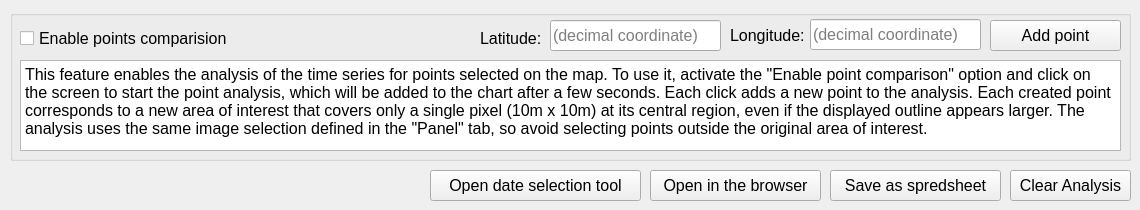
   <widget class="QWidget" name="tab_12">
    <attribute name="title">
     <string>Points Analysis</string>
    </attribute>
    <widget class="QGroupBox" name="groupBox_13">
     <property name="geometry">
      <rect>
       <x>10</x>
       <y>10</y>
       <width>1121</width>
       <height>151</height>
      </rect>
     </property>
     <property name="font">
      <font>
       <pointsize>12</pointsize>
      </font>
     </property>
     <property name="title">
      <string/>
     </property>
     <widget class="QCheckBox" name="checkBox_captureCoordinates">
      <property name="geometry">
       <rect>
        <x>10</x>
        <y>20</y>
        <width>241</width>
        <height>17</height>
       </rect>
      </property>
      <property name="font">
       <font>
        <pointsize>12</pointsize>
       </font>
      </property>
      <property name="text">
       <string>Enable points comparision</string>
      </property>
     </widget>
     <widget class="QTextBrowser" name="textBrowser_valid_pixels_3">
      <property name="geometry">
       <rect>
        <x>10</x>
        <y>50</y>
        <width>1101</width>
        <height>91</height>
       </rect>
      </property>
      <property name="font">
       <font>
        <pointsize>12</pointsize>
       </font>
      </property>
      <property name="html">
       <string>&lt;!DOCTYPE HTML PUBLIC &quot;-//W3C//DTD HTML 4.0//EN&quot; &quot;http://www.w3.org/TR/REC-html40/strict.dtd&quot;&gt;
&lt;html&gt;&lt;head&gt;&lt;meta name=&quot;qrichtext&quot; content=&quot;1&quot; /&gt;&lt;meta charset=&quot;utf-8&quot; /&gt;&lt;style type=&quot;text/css&quot;&gt;
p, li { white-space: pre-wrap; }
hr { height: 1px; border-width: 0; }
li.unchecked::marker { content: &quot;\2610&quot;; }
li.checked::marker { content: &quot;\2612&quot;; }
&lt;/style&gt;&lt;/head&gt;&lt;body style=&quot; font-family:'Segoe UI'; font-size:12pt; font-weight:400; font-style:normal;&quot;&gt;
&lt;p style=&quot; margin-top:0px; margin-bottom:0px; margin-left:0px; margin-right:0px; -qt-block-indent:0; text-indent:0px;&quot;&gt;&lt;span style=&quot; font-family:'MS Shell Dlg 2';&quot;&gt;This feature enables the analysis of the time series for points selected on the map. To use it, activate the &amp;quot;Enable point comparison&amp;quot; option and click on the screen to start the point analysis, which will be added to the chart after a few seconds. Each click adds a new point to the analysis. Each created point corresponds to a new area of interest that covers only a single pixel (10m x 10m) at its central region, even if the displayed outline appears larger. The analysis uses the same image selection defined in the &amp;quot;Panel&amp;quot; tab, so avoid selecting points outside the original area of interest.&lt;/span&gt;&lt;/p&gt;&lt;/body&gt;&lt;/html&gt;</string>
      </property>
      <property name="overwriteMode">
       <bool>true</bool>
      </property>
      <property name="textInteractionFlags">
       <set>Qt::TextInteractionFlag::LinksAccessibleByKeyboard|Qt::TextInteractionFlag::LinksAccessibleByMouse|Qt::TextInteractionFlag::TextBrowserInteraction|Qt::TextInteractionFlag::TextEditable|Qt::TextInteractionFlag::TextEditorInteraction|Qt::TextInteractionFlag::TextSelectableByKeyboard|Qt::TextInteractionFlag::TextSelectableByMouse</set>
      </property>
      <property name="openLinks">
       <bool>false</bool>
      </property>
     </widget>
     <widget class="QLabel" name="label_10">
      <property name="geometry">
       <rect>
        <x>470</x>
        <y>20</y>
        <width>61</width>
        <height>16</height>
       </rect>
      </property>
      <property name="font">
       <font>
        <pointsize>12</pointsize>
       </font>
      </property>
      <property name="text">
       <string>Latitude:</string>
      </property>
     </widget>
     <widget class="QLabel" name="label_11">
      <property name="geometry">
       <rect>
        <x>720</x>
        <y>15</y>
        <width>81</width>
        <height>21</height>
       </rect>
      </property>
      <property name="font">
       <font>
        <pointsize>12</pointsize>
       </font>
      </property>
      <property name="text">
       <string>Longitude:</string>
      </property>
     </widget>
     <widget class="QgsFilterLineEdit" name="mLineEdit_longitude">
      <property name="geometry">
       <rect>
        <x>800</x>
        <y>9</y>
        <width>171</width>
        <height>31</height>
       </rect>
      </property>
      <property name="text">
       <string/>
      </property>
      <property name="placeholderText">
       <string>(decimal coordinate)</string>
      </property>
      <property name="value">
       <string/>
      </property>
      <property name="qgisRelation" stdset="0">
       <string notr="true"/>
      </property>
     </widget>
     <widget class="QPushButton" name="add_dot">
      <property name="geometry">
       <rect>
        <x>980</x>
        <y>10</y>
        <width>131</width>
        <height>31</height>
       </rect>
      </property>
      <property name="font">
       <font>
        <pointsize>12</pointsize>
       </font>
      </property>
      <property name="text">
       <string>Add point</string>
      </property>
     </widget>
     <widget class="QgsFilterLineEdit" name="mLineEdit_latitude">
      <property name="geometry">
       <rect>
        <x>540</x>
        <y>10</y>
        <width>171</width>
        <height>31</height>
       </rect>
      </property>
      <property name="text">
       <string/>
      </property>
      <property name="placeholderText">
       <string>(decimal coordinate)</string>
      </property>
      <property name="defaultValue">
       <string/>
      </property>
      <property name="value">
       <string/>
      </property>
      <property name="qgisRelation" stdset="0">
       <string notr="true"/>
      </property>
     </widget>
    </widget>
    <widget class="QPushButton" name="clear_button_points">
     <property name="geometry">
      <rect>
       <x>1010</x>
       <y>170</y>
       <width>121</width>
       <height>31</height>
      </rect>
     </property>
     <property name="font">
      <font>
       <pointsize>12</pointsize>
      </font>
     </property>
     <property name="text">
      <string>Clear Analysis</string>
     </property>
    </widget>
    <widget class="QPushButton" name="salvar_3">
     <property name="geometry">
      <rect>
       <x>830</x>
       <y>170</y>
       <width>171</width>
       <height>31</height>
      </rect>
     </property>
     <property name="font">
      <font>
       <pointsize>12</pointsize>
      </font>
     </property>
     <property name="text">
      <string>Save as spredsheet</string>
     </property>
     <property name="icon">
      <iconset>
       <normaloff>../medias/diskette.png</normaloff>../medias/diskette.png</iconset>
     </property>
    </widget>
    <widget class="QPushButton" name="navegador_3">
     <property name="geometry">
      <rect>
       <x>650</x>
       <y>170</y>
       <width>171</width>
       <height>31</height>
      </rect>
     </property>
     <property name="font">
      <font>
       <pointsize>12</pointsize>
      </font>
     </property>
     <property name="text">
      <string>Open in the browser</string>
     </property>
     <property name="icon">
      <iconset>
       <normaloff>../medias/open-in-browser.svg</normaloff>../medias/open-in-browser.svg</iconset>
     </property>
    </widget>
    <widget class="QPushButton" name="datasrecorte_3">
     <property name="geometry">
      <rect>
       <x>430</x>
       <y>170</y>
       <width>211</width>
       <height>31</height>
      </rect>
     </property>
     <property name="font">
      <font>
       <pointsize>12</pointsize>
      </font>
     </property>
     <property name="text">
      <string>Open date selection tool</string>
     </property>
     <property name="icon">
      <iconset>
       <normaloff>../medias/icons8-calendário-50.png</normaloff>../medias/icons8-calendário-50.png</iconset>
     </property>
    </widget>
   </widget>
